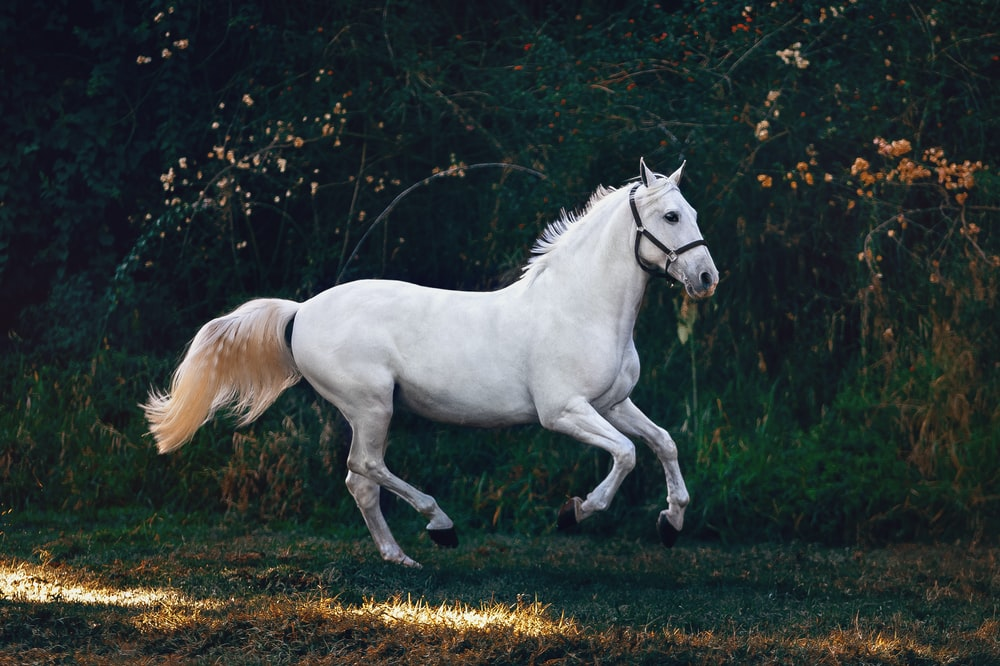
#> input picture im.png, 1000 x 666 px
$ python '1 image 1 processor.py'
#> lines starting #> are read from the running program, lines starting #| are printed output that depends on the picture
import cv2
import numpy as np
import matplotlib.pyplot as plt
from datetime import datetime
import datetime

a = datetime.datetime.now()

image = cv2.imread('im.png')
#> image is the input picture: shape (666, 1000, 3); mean B, G, R 55.3, 56.3, 48.2

print('Segmenting')

image = cv2.cvtColor(image, cv2.COLOR_BGR2RGB)
# Reshaping the image into a 2D array of pixels and 3 color values (RGB)
pixel_vals = image.reshape((-1,3))

# Convert to float type
pixel_vals = np.float32(pixel_vals)
pixel_vals
#the below line of code defines the criteria for the algorithm to stop running,
#which will happen is 100 iterations are run or the epsilon (which is the required accuracy)
#becomes 85%
criteria = (cv2.TERM_CRITERIA_EPS + cv2.TERM_CRITERIA_MAX_ITER, 1000, 0.8)

# then perform k-means clustering wit h number of clusters defined as 3
#also random centres are initally chosed for k-means clustering
k = 2
retval, labels, centers = cv2.kmeans(pixel_vals, k, None, criteria, 10, cv2.KMEANS_RANDOM_CENTERS)
#> retval = 932503387.3; centers = [[184.6, 180.3, 178.4], [28.26, 38.15, 37.31]]

# convert data into 8-bit values
centers = np.uint8(centers)
#> centers = [[184, 180, 178], [28, 38, 37]]
segmented_data = centers[labels.flatten()]

# reshape data into the original image dimensions
segmented_image = segmented_data.reshape((image.shape))
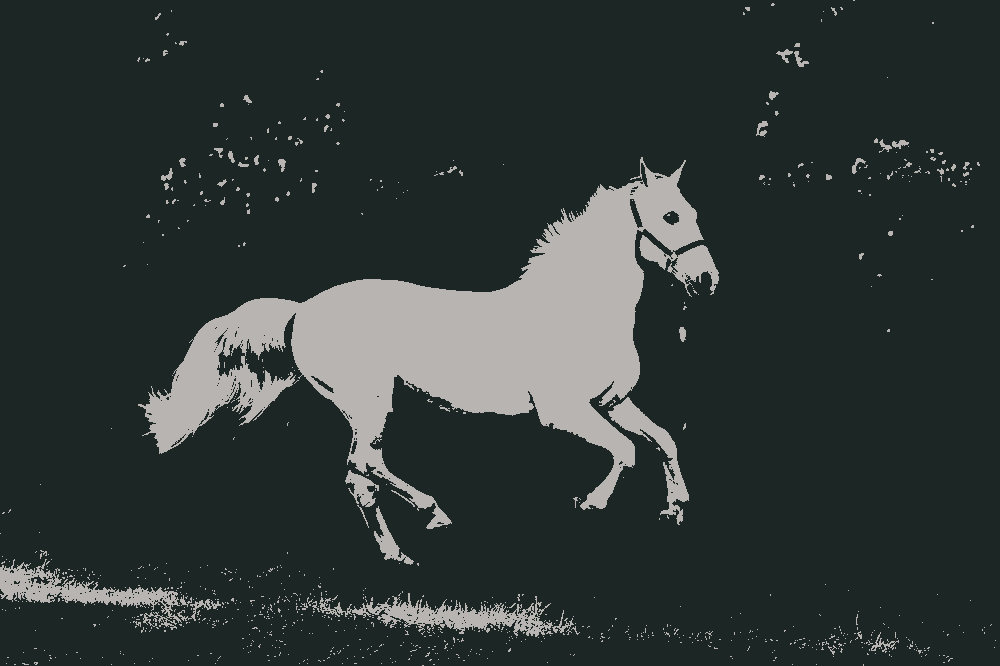
#> segmented_image: shape (666, 1000, 3); mean R, G, B 47.9, 56.1, 55

#plt.imshow(segmented_image)

print('Done')

#plt.show()

print('Saving')

cv2.imwrite('One Go segmentation ('+str(k)+' Segments).png',segmented_image)

b = datetime.datetime.now()

print('Time Taken - '+str(b-a))
